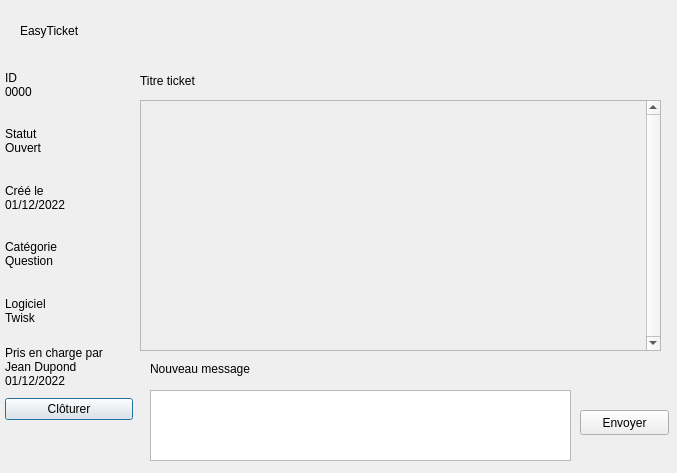
<?xml version="1.0" encoding="UTF-8"?>
<ui version="4.0">
 <class>DetailsTicket</class>
 <widget class="QDialog" name="DetailsTicket">
  <property name="geometry">
   <rect>
    <x>0</x>
    <y>0</y>
    <width>677</width>
    <height>473</height>
   </rect>
  </property>
  <property name="windowTitle">
   <string>Informations du ticket</string>
  </property>
  <widget class="QLabel" name="labelHeader">
   <property name="geometry">
    <rect>
     <x>20</x>
     <y>10</y>
     <width>641</width>
     <height>41</height>
    </rect>
   </property>
   <property name="text">
    <string>EasyTicket</string>
   </property>
  </widget>
  <widget class="QLabel" name="labelTitre">
   <property name="geometry">
    <rect>
     <x>140</x>
     <y>60</y>
     <width>521</width>
     <height>41</height>
    </rect>
   </property>
   <property name="text">
    <string>Titre ticket</string>
   </property>
  </widget>
  <widget class="QWidget" name="verticalLayoutWidget_2">
   <property name="geometry">
    <rect>
     <x>0</x>
     <y>59</y>
     <width>133</width>
     <height>411</height>
    </rect>
   </property>
   <layout class="QVBoxLayout" name="infosLayout">
    <property name="spacing">
     <number>6</number>
    </property>
    <property name="leftMargin">
     <number>5</number>
    </property>
    <property name="bottomMargin">
     <number>50</number>
    </property>
    <item>
     <widget class="QLabel" name="labelID">
      <property name="text">
       <string>ID
0000</string>
      </property>
     </widget>
    </item>
    <item>
     <widget class="QLabel" name="labelStatut">
      <property name="text">
       <string>Statut
Ouvert</string>
      </property>
     </widget>
    </item>
    <item>
     <widget class="QLabel" name="labelDate">
      <property name="text">
       <string>Créé le
01/12/2022</string>
      </property>
     </widget>
    </item>
    <item>
     <widget class="QLabel" name="labelCategorie">
      <property name="text">
       <string>Catégorie
Question</string>
      </property>
     </widget>
    </item>
    <item>
     <widget class="QLabel" name="labelLogiciel">
      <property name="text">
       <string>Logiciel
Twisk</string>
      </property>
     </widget>
    </item>
    <item>
     <widget class="QLabel" name="labelPrisEnCharge">
      <property name="text">
       <string>Pris en charge par
Jean Dupond
01/12/2022</string>
      </property>
     </widget>
    </item>
    <item>
     <widget class="QPushButton" name="boutonCloturer">
      <property name="text">
       <string>Clôturer</string>
      </property>
     </widget>
    </item>
   </layout>
  </widget>
  <widget class="QTextEdit" name="inputReponse">
   <property name="geometry">
    <rect>
     <x>150</x>
     <y>390</y>
     <width>421</width>
     <height>71</height>
    </rect>
   </property>
  </widget>
  <widget class="QLabel" name="labelTitreReponse">
   <property name="geometry">
    <rect>
     <x>150</x>
     <y>360</y>
     <width>211</width>
     <height>17</height>
    </rect>
   </property>
   <property name="text">
    <string>Nouveau message</string>
   </property>
  </widget>
  <widget class="QPushButton" name="boutonEnvoyer">
   <property name="geometry">
    <rect>
     <x>580</x>
     <y>410</y>
     <width>89</width>
     <height>25</height>
    </rect>
   </property>
   <property name="text">
    <string>Envoyer</string>
   </property>
  </widget>
  <widget class="QScrollArea" name="zoneMessages">
   <property name="geometry">
    <rect>
     <x>140</x>
     <y>100</y>
     <width>521</width>
     <height>251</height>
    </rect>
   </property>
   <property name="verticalScrollBarPolicy">
    <enum>Qt::ScrollBarAlwaysOn</enum>
   </property>
   <property name="widgetResizable">
    <bool>true</bool>
   </property>
   <property name="alignment">
    <set>Qt::AlignLeading|Qt::AlignLeft|Qt::AlignTop</set>
   </property>
   <widget class="QWidget" name="scrollAreaWidgetContents">
    <property name="geometry">
     <rect>
      <x>0</x>
      <y>0</y>
      <width>505</width>
      <height>249</height>
     </rect>
    </property>
    <widget class="QWidget" name="verticalLayoutWidget">
     <property name="geometry">
      <rect>
       <x>10</x>
       <y>10</y>
       <width>481</width>
       <height>231</height>
      </rect>
     </property>
     <layout class="QVBoxLayout" name="zoneMessagesLayout"/>
    </widget>
   </widget>
  </widget>
 </widget>
 <resources/>
 <connections/>
</ui>
